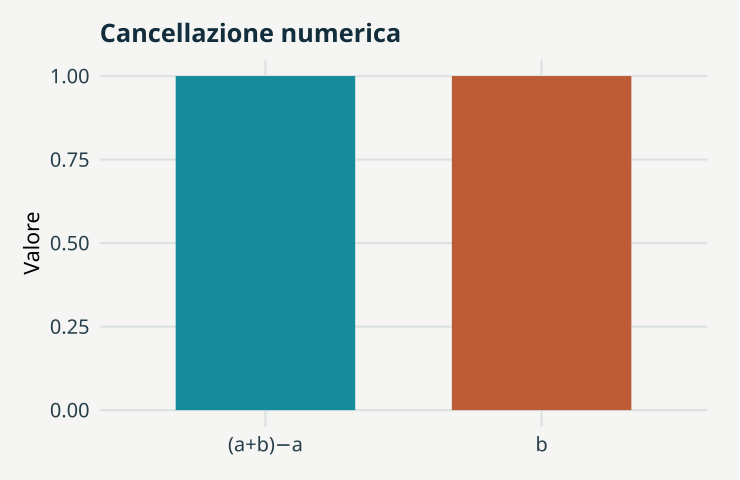

This chart was generated by the following R code:
# GeoStat Lab — funzioni comuni. R >= 4.3; ggplot2 >= 3.4; jsonlite.
suppressPackageStartupMessages(library(ggplot2))
col_geo <- c('#168B9C','#BC5B35','#7054A4','#A17B19','#227864','#64748B')
theme_set(theme_minimal(base_size=17, base_family='sans') + theme(
  plot.background=element_rect(fill='#F5F6F3',colour=NA),
  panel.background=element_rect(fill='#F5F6F3',colour=NA),
  panel.grid.minor=element_blank(),panel.grid.major=element_line(colour='#DCE3E2'),
  plot.title=element_text(size=19,face='bold',colour='#122D3B'),
  plot.subtitle=element_text(size=13,colour='#405560',margin=margin(b=12)),
  axis.text=element_text(size=15,colour='#273E4A'),axis.title=element_text(size=16),
  legend.position='bottom',legend.title=element_blank(),legend.text=element_text(size=14),
  strip.text=element_text(size=15,face='bold'),plot.margin=margin(18,24,18,18)))
metric <- function(...) data.frame(grandezza=names(c(...)),valore=as.character(c(...)),check.names=FALSE)
f <- function(x,d=3) {out<-formatC(x,digits=d,format='fg');out[!is.finite(x)]<-'Non definito';out}
line_plot <- function(d,x='x',y='y',title='',xl=x,yl=y,group=NULL) {
 p<-ggplot(d,aes(x=.data[[x]],y=.data[[y]]))
 if(is.null(group)) p<-p+geom_line(colour=col_geo[1],linewidth=1.05) else p<-p+aes(colour=.data[[group]],group=.data[[group]])+geom_line(linewidth=1)+scale_colour_manual(values=col_geo)
 p+labs(title=title,x=xl,y=yl)
}
point_plot <- function(d,x='x',y='y',title='',xl=x,yl=y,group=NULL) {
 p<-ggplot(d,aes(x=.data[[x]],y=.data[[y]]))
 if(is.null(group))p<-p+geom_point(colour=col_geo[1],size=2.5,alpha=.8) else p<-p+aes(colour=.data[[group]])+geom_point(size=2.7,alpha=.85)+scale_colour_manual(values=col_geo)
 p+labs(title=title,x=xl,y=yl)
}
hist_plot<-function(x,title='',xl='Valore',bins=20)ggplot(data.frame(x=x),aes(x))+geom_histogram(bins=bins,fill=col_geo[1],colour='#F5F6F3')+labs(title=title,x=xl,y='Frequenza')
bar_plot<-function(d,x='gruppo',y='valore',title='',yl='Valore')ggplot(d,aes(x=.data[[x]],y=.data[[y]],fill=.data[[x]]))+geom_col(width=.65)+scale_fill_manual(values=rep(col_geo,length.out=length(unique(d[[x]])) ))+guides(fill='none')+labs(title=title,x=NULL,y=yl)
map_plot<-function(d,z='z',title='',xl='Est [km]',yl='Nord [km]')ggplot(d,aes(x,y,fill=.data[[z]]))+geom_raster()+coord_equal()+scale_fill_gradientn(colours=c('#153F56','#298C9C','#B8CDB2','#F1D889','#AD542F'))+labs(title=title,x=xl,y=yl)
acf_data<-function(x,lag=20){a<-acf(x,lag.max=min(lag,length(x)-1),plot=FALSE);data.frame(x=as.vector(a$lag)[-1],y=as.vector(a$acf)[-1])}
# AR(1), distribuzione marginale stazionaria N(0, 1).
ar_series<-function(n,rho){x<-numeric(n);x[1]<-rnorm(1);for(i in 2:n)x[i]<-rho*x[i-1]+sqrt(1-rho^2)*rnorm(1);x}
# Distanze euclidee in unità metriche già dichiarate; nessuna conversione implicita di CRS.
dist_cross<-function(a,b)sqrt(outer(a[,1],b[,1],'-')^2+outer(a[,2],b[,2],'-')^2)
# Predittore IDW: i punti coincidenti ricevono esattamente il valore osservato.
idw<-function(xy,z,new,power=2){dd<-dist_cross(new,xy);apply(dd,1,function(d)if(any(d<1e-10))mean(z[d<1e-10])else weighted.mean(z,d^(-power)))}
# CART didattico binario: divisioni assiali che minimizzano l'impurità di Gini.
cart_fit<-function(x,y,depth=2,minleaf=4){
 node<-list(p=mean(y),n=length(y));if(depth<1||length(unique(y))<2||length(y)<2*minleaf)return(node)
 best<-Inf
 for(j in seq_len(ncol(x))){v<-sort(unique(x[,j])); if(length(v)<2)next
  for(cut in (head(v,-1)+tail(v,-1))/2){left<-x[,j]<=cut;nl<-sum(left);nr<-sum(!left);if(min(nl,nr)<minleaf)next
   score<-nl*mean(y[left])*(1-mean(y[left]))+nr*mean(y[!left])*(1-mean(y[!left]))
   if(score<best){best<-score;node$j<-j;node$cut<-cut;split<-left}
  }
 }
 if(is.finite(best)){node$left<-cart_fit(x[split,,drop=FALSE],y[split],depth-1,minleaf);node$right<-cart_fit(x[!split,,drop=FALSE],y[!split],depth-1,minleaf)};node
}
cart_predict<-function(tree,x)apply(x,1,function(row){t<-tree;while(!is.null(t$j))t<-if(row[t$j]<=t$cut)t$left else t$right;t$p})

p <- list(exponent = 10, tolerance = 0.01, seed = 17)
set.seed(p$seed)
a <- 10^p$exponent

b <- 1

u <- (a + b) - a

data <- data.frame(gruppo = c("(a+b)−a", "b"), valore = c(u, b))

plots <- list(bar_plot(data, title = "Cancellazione numerica"))

metrics <- metric(`Scarto assoluto` = abs(u - b), `Entro tolleranza` = abs(u - b) <= p$tolerance)
print(metrics,row.names=FALSE)
ggplot2::ggsave('t00-confronto-B.svg',plots[[1]],device=svglite::svglite,width=7.7,height=5.0,bg='#F8F6F1')
